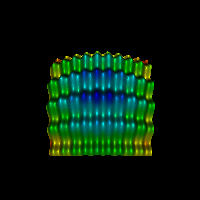

Source code (Python):
#!/usr/bin/env python

# Warp an analytic wavelet image using vtkWarpScalar.

# Factory overrides
import vtkmodules.vtkInteractionStyle  # noqa: F401
import vtkmodules.vtkRenderingOpenGL2  # noqa: F401

from vtkmodules.vtkFiltersGeneral import vtkWarpScalar
from vtkmodules.vtkImagingCore import vtkRTAnalyticSource
from vtkmodules.vtkRenderingCore import (
    vtkActor,
    vtkDataSetMapper,
    vtkRenderWindow,
    vtkRenderWindowInteractor,
    vtkRenderer,
)

# Generate wavelet data
wavelet = vtkRTAnalyticSource()
wavelet.SetWholeExtent(-100, 100, -100, 100, 0, 0)
wavelet.SetCenter(0, 0, 0)
wavelet.SetMaximum(255)
wavelet.SetStandardDeviation(0.5)
wavelet.SetXFreq(60)
wavelet.SetYFreq(30)
wavelet.SetZFreq(40)
wavelet.SetXMag(10)
wavelet.SetYMag(18)
wavelet.SetZMag(5)
wavelet.SetSubsampleRate(1)

# Warp by scalar values
warp = vtkWarpScalar()
warp.SetInputConnection(wavelet.GetOutputPort())

mapper = vtkDataSetMapper()
mapper.SetInputConnection(warp.GetOutputPort())
mapper.SetScalarRange(75, 290)

actor = vtkActor()
actor.SetMapper(mapper)

# Renderer
renderer = vtkRenderer()
renderer.AddActor(actor)

# Window
render_window = vtkRenderWindow()
render_window.SetMultiSamples(0)
render_window.AddRenderer(renderer)
render_window.SetSize(200, 200)
render_window.SetWindowName("warp scalar image")

# Interactor
interactor = vtkRenderWindowInteractor()
interactor.SetRenderWindow(render_window)

# Scene
renderer.ResetCamera()
renderer.GetActiveCamera().Elevation(-10)

interactor.Initialize()
interactor.Start()
